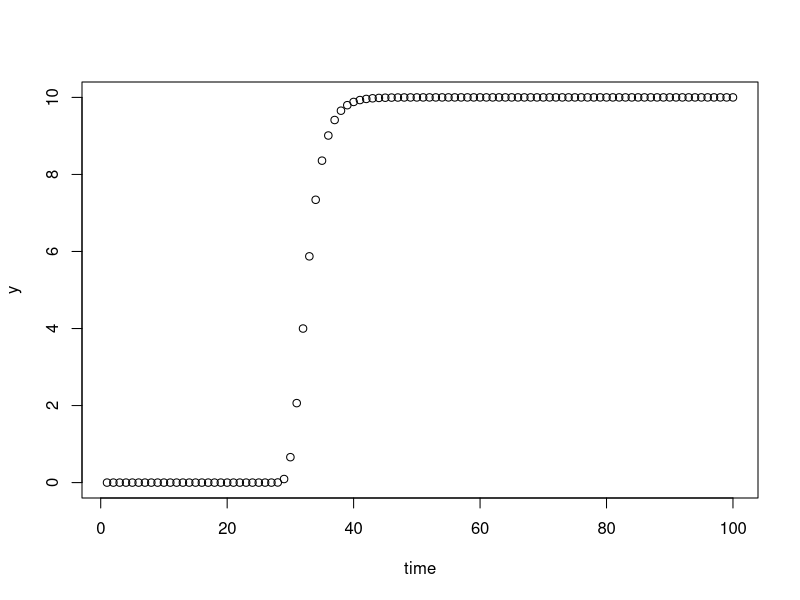
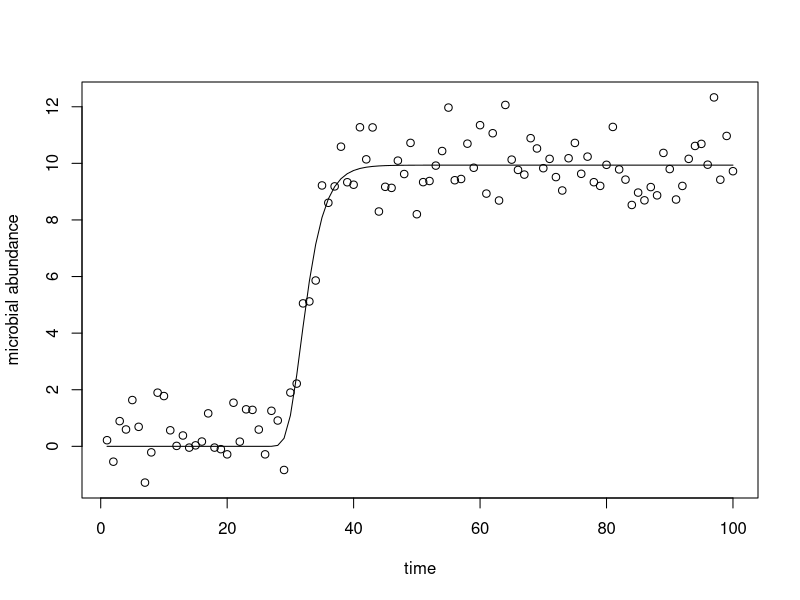

Recreate these plots in R, in order.

##from http://www.statsathome.com/2017/06/07/fitting-non-linear-groth-curves-in-r/
library(tidyverse)
require(purrr)
set.seed(4)
fit.gompertz <- function(data, time){
  d <- data.frame(y=data, t=time)
  
  # Must have at least 3 datapoints at different times
  if (length(unique(d$t)) < 3) stop("too few data points to fit curve")
  
  # Pick starting values ###
  i <- which.max(diff(d$y))
  starting.values <- c(a=max(d$y), 
                       mu=max(diff(d$y))/(d[i+1,"t"]-d[i, "t"]), 
                       lambda=i)
  print("Starting Values for Optimization: ")
  print(starting.values)
  ##########################
  
  formula.gompertz <- "y~a*exp(-exp(mu*exp(1)/a*(lambda-t)+1))"
  nls(formula.gompertz, d, starting.values)
}

gompertz <- function(time, a, mu, lambda){
  y <- a*exp(-exp(mu*exp(1)/a*(lambda-time)+1))
  return(data.frame(time=time, y=y))
}

d <- gompertz(1:100, 10, 2, 30)
plot(d)

for(i in 1:nrow(d)) d[i,2] <- rnorm(1, d[i,2], 1)

(fit <- fit.gompertz(d$y, d$time))
plot(d, ylab="microbial abundance")
lines(d$time, predict(fit))
safe.fit.gompertz <- safely(fit.gompertz)

safe.fit.gompertz(c(1,2), c(19, 19))

AIC(fit)
